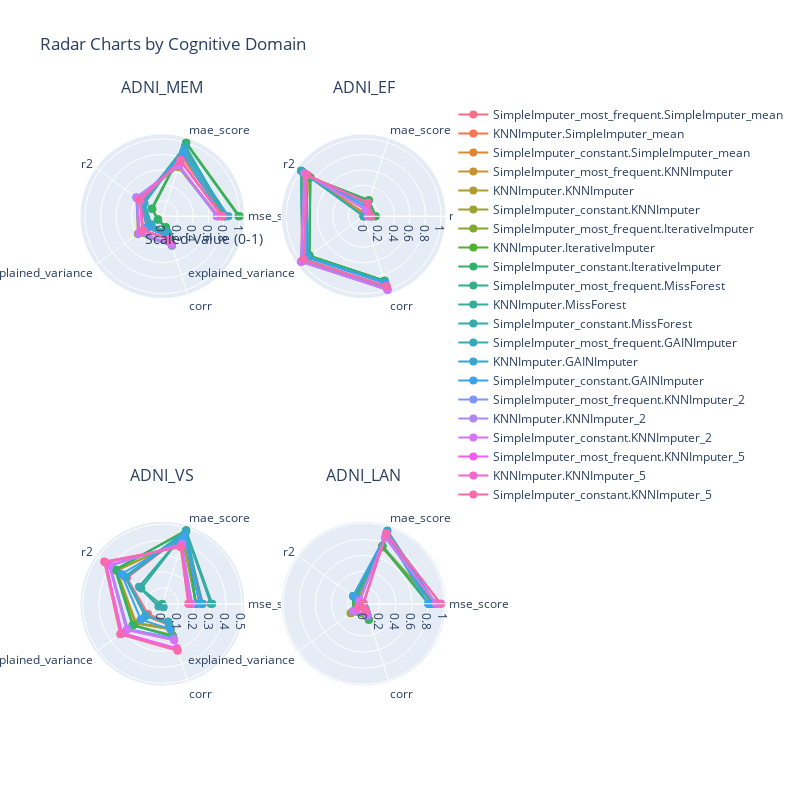

This figure's notebook cell:
### Code cell
plot_radar_plots_results(df_results_preprocess_radar[df_results_preprocess_radar['result_domain'] == "results_adj"])
